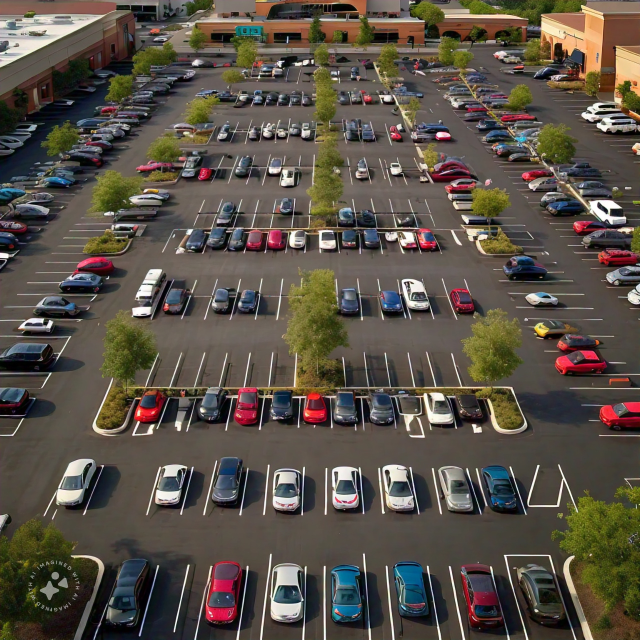
#> input picture Estacionamiento1.jpeg, 1280 x 1280 px (shown at 1/2 size)
$ jupyter execute CompuGraficaProyecto.ipynb
#> lines starting #> are read from the running program, lines starting #| are printed output that depends on the picture; after the words box and inside, x2 and y2 are one past the last pixel; in counts of white or black regions, pixels touching at a corner belong together
[cell 1]
import cv2 as cv
import matplotlib.pyplot as plt

[cell 2]
# Leer la imagen en escala de grises
imagen = cv.imread('Estacionamiento1.jpeg', 0)
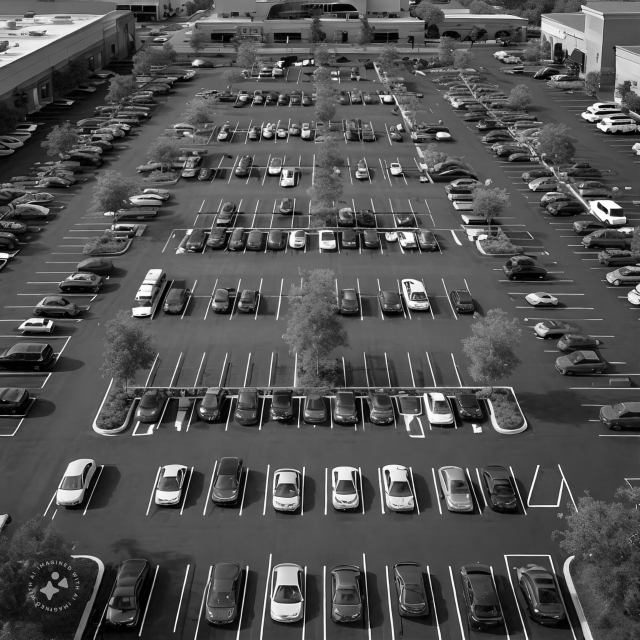
#> imagen: shape (1280, 1280) (shown at 1/2 size); min 0, max 255, mean 81.9

plt.imshow(imagen, cmap = 'gray')

[cell 3]
prueba = imagen[550:650, 510:570]
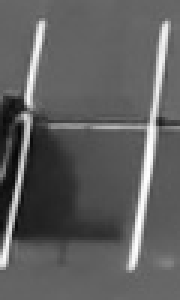
#> prueba: shape (100, 60) (shown 3 times larger); min 7, max 255, mean 95.3
plt.imshow(prueba, cmap = 'gray')

[cell 4]
import cv2
import numpy as np

# Cargar la imagen
image = cv.imread('Estacionamiento1.jpeg')
#> image is the input picture: shape (1280, 1280, 3); mean B, G, R 70.3, 80.6, 88.7

# Convertir la imagen a escala de grises
gray = cv2.cvtColor(image, cv2.COLOR_BGR2GRAY)

# Aplicar desenfoque para reducir el ruido
blurred = cv2.GaussianBlur(gray, (5, 5), 0)

# Usar la detección de bordes de Canny para encontrar los bordes
edges = cv2.Canny(blurred, 50, 150)
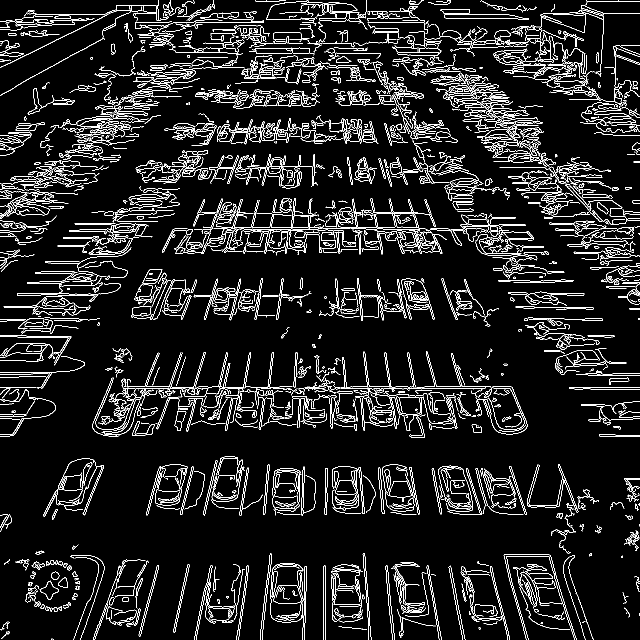
#> edges: shape (1280, 1280) (shown at 1/2 size); 8.1% white in thin lines or dots

# Encontrar contornos en la imagen
contours, _ = cv2.findContours(edges, cv2.RETR_TREE, cv2.CHAIN_APPROX_SIMPLE)
#> contours = 2385 contours, 1635 with area under 20; largest, box (x1, y1, x2, y2) and area: (87, 917, 208, 1033) 5050, (112, 917, 194, 1011) 4916, (545, 936, 603, 1031) 4213, (545, 936, 601, 1023) 4178, (651, 397, 871, 459) 2338

# Configuración de tamaño mínimo y máximo para los espacios de estacionamiento
min_area = 500
max_area = 5000

for contour in contours:
    # Calcular el área del contorno
    area = cv2.contourArea(contour)
    if min_area < area < max_area:
        # Aproximar el contorno para verificar si es rectangular
        epsilon = 0.05 * cv2.arcLength(contour, True)
        approx = cv2.approxPolyDP(contour, epsilon, True)

        if len(approx) == 4:  # Si el contorno tiene 4 lados, podría ser un espacio de estacionamiento
            # Crear una máscara para el contorno y verificar si está ocupado o libre
            mask = np.zeros(gray.shape, dtype="uint8")
            cv2.drawContours(mask, [contour], -1, 255, -1)

            # Calcular el valor promedio dentro del contorno para determinar si está libre (por ejemplo, si es oscuro está ocupado)
            mean_val = cv2.mean(gray, mask=mask)[0]

            if mean_val > 100:  # Ajusta este valor umbral según la iluminación de la imagen
                # Espacio libre (pintar borde en verde)
                cv2.drawContours(image, [contour], -1, (0, 255, 0), 3)
            else:
                # Espacio ocupado (pintar borde en rojo)
                cv2.drawContours(image, [contour], -1, (0, 0, 255), 3)
#> this loop made 2385 passes
#> (area, epsilon, approx, mean_val) on passes 115, 116, 325, 360, 405, 1168, 1281, 1290, 2171: (651.5, 6.22, [[100, 1161], [79, 1179], [96, 1199], [117, 1183]], 129.8), (614, 6.05, [[97, 1162], [117, 1179], [100, 1199], [80, 1182]], 135.3), (964, 6.3, [[678, 961], [672, 987], [712, 986], [703, 961]], 79.71), (4213, 17.01, [[598, 941], [549, 942], [551, 1030], [599, 1011]], 146.8), (4916.5, 19.16, [[185, 919], [164, 1002], [116, 1010], [138, 927]], 156.1), (573.5, 6.27, [[1007, 465], [1053, 464], [1063, 476], [1017, 476]], 56.5), (1146, 7.16, [[788, 428], [827, 427], [837, 454], [795, 454]], 77.99), (962.5, 6.2, [[751, 429], [783, 427], [790, 453], [757, 455]], 75.15), (640, 13.03, [[1054, 100], [986, 109], [1033, 124], [1007, 102]], 148.8)
#> (area, epsilon, approx) on passes 199, 1167, 1279, 1321, 2322, 2323: (1775, 50.47, [[556, 1128], [594, 1242]]), (660.5, 11.57, [[998, 452], [1017, 476], [1067, 478]]), (2337.5, 67.11, [[651, 433], [870, 453]]), (560.5, 6.07, [[1082, 400], [1095, 384], [1133, 393]]), (1138, 17.57, [[889, 29], [1057, 39]]), (1135, 17.31, [[889, 30], [1056, 38]])
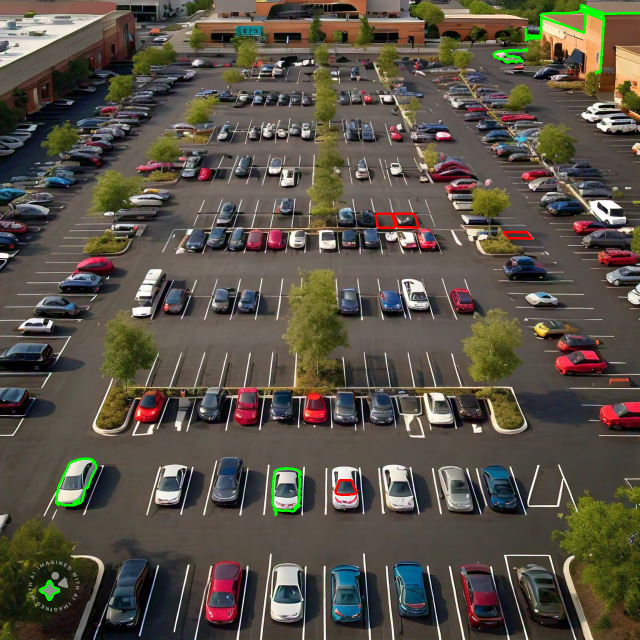
#> image: shape (1280, 1280, 3) (shown at 1/2 size); 0.61% of pixels changed, all inside (x1, y1, x2, y2) = (77, 8, 1280, 1202)
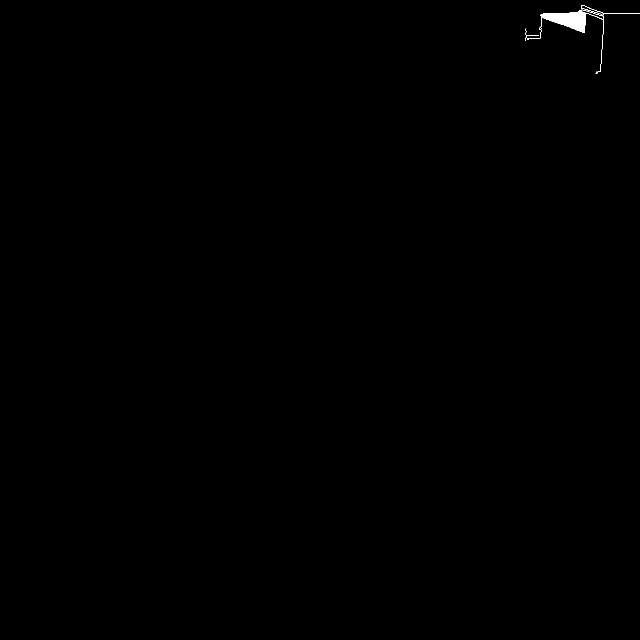
#> mask: shape (1280, 1280) (shown at 1/2 size); 0.17% white; 1 white region, box (x1, y1, x2, y2) and area: (1051, 10, 1280, 147) 2754

# Mostrar la imagen resultante
cv2.imshow("Parking Detection", image)
cv2.waitKey(0)
cv2.destroyAllWindows()
